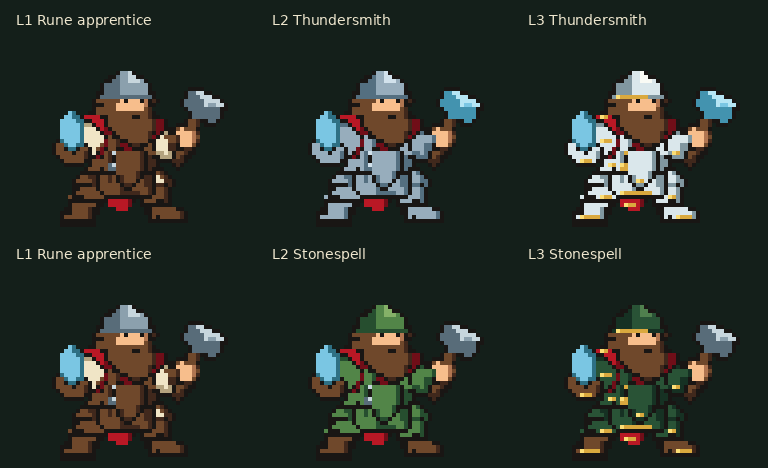
#> input picture hex-command/art/pixel/reference/rune-line/lineup-enemy.png, 768 x 468 px, given in place of player.png, which was not available
$ python preview.py
#> lines starting #> are read from the running program, lines starting #| are printed output that depends on the picture
"""Native nearest-neighbour rune branches, for both factions."""

from pathlib import Path
from PIL import Image, ImageDraw, ImageFont

HERE = Path(__file__).resolve().parent
PROJECT = HERE.parents[3]
font = ImageFont.truetype("/usr/share/fonts/truetype/dejavu/DejaVuSans.ttf", 14)
for side in ("player", "enemy"):
    board = Image.new("RGB", (768, 468), (20, 31, 26))
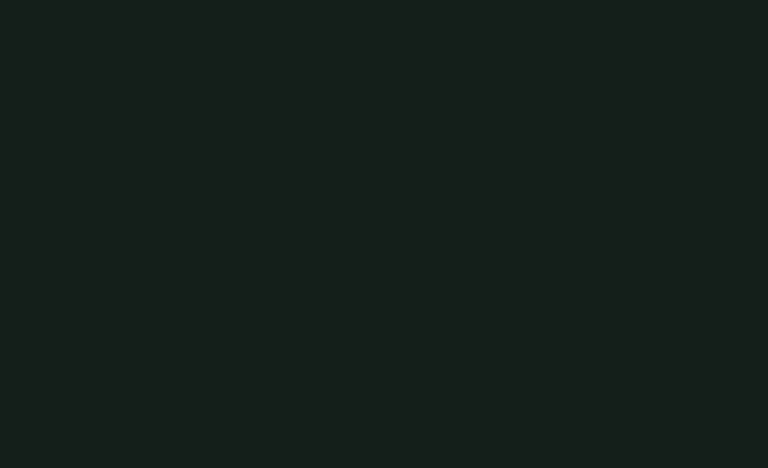
#> board: PIL image 768x468 RGB; mean R, G, B 20, 31, 26
    draw = ImageDraw.Draw(board)
    for row, branch in enumerate(("thundersmith", "stonespell")):
        for column, level in enumerate((1, 2, 3)):
            unit = "dwarf-runesmith" if level == 1 else f"dwarf-{branch}-l{level}"
            x, y = column * 256, row * 234
            draw.text((x + 16, y + 12), "L1 Rune apprentice" if level == 1 else f"L{level} {branch.capitalize()}",
                      fill=(238, 230, 206), font=font)
            sprite = Image.open(PROJECT / f"art/pixel/units/{unit}/{side}.png").convert("RGBA")
            sprite = sprite.resize((256, 256), Image.Resampling.NEAREST)
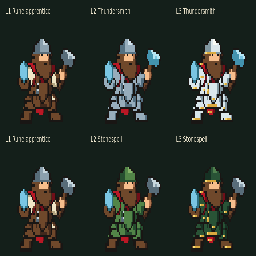
#> sprite: PIL image 256x256 RGBA; mean R, G, B, A 40.4, 46.9, 40.4, 255
            board.paste(sprite, (x, y + 7), sprite)
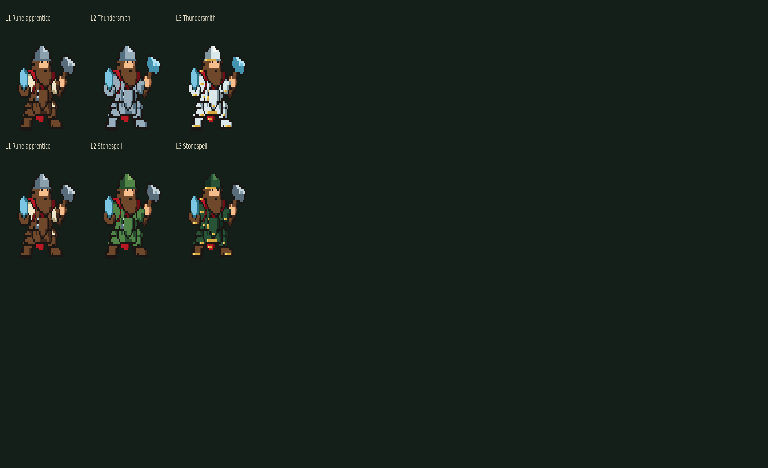
#> board: PIL image 768x468 RGB; mean R, G, B 23.7, 33.9, 28.6
#> (the run stopped early here; a loop or call above may not have finished)
